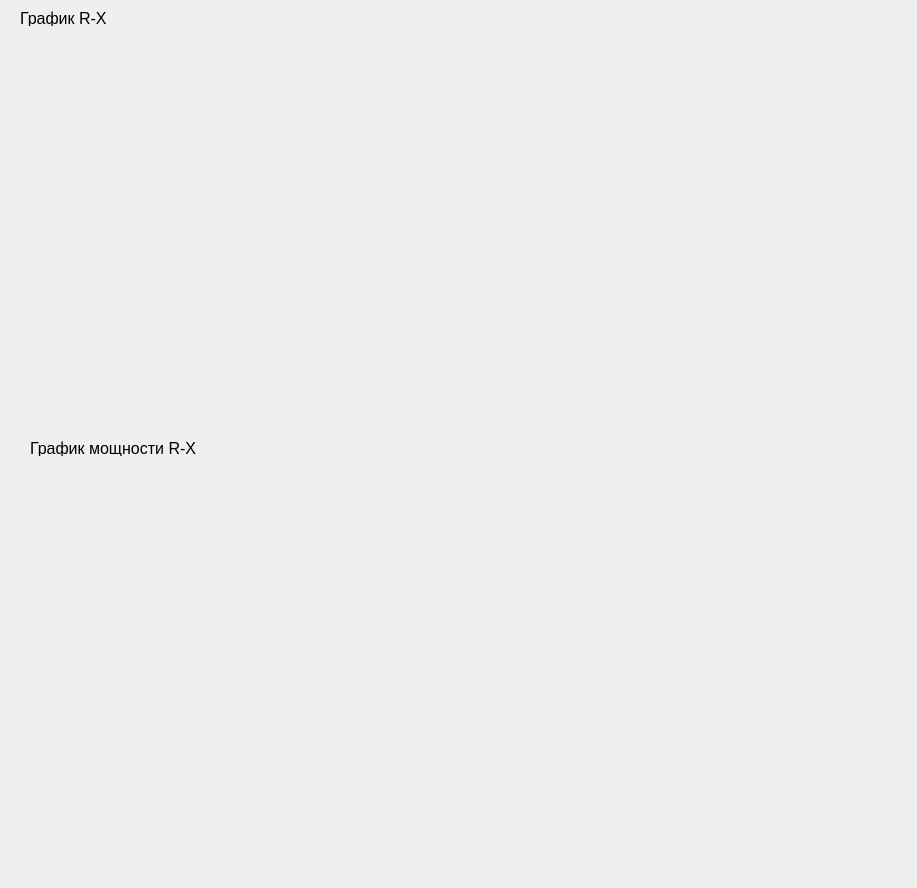
<?xml version="1.0" encoding="UTF-8"?>
<ui version="4.0">
 <class>Form</class>
 <widget class="QWidget" name="Form">
  <property name="geometry">
   <rect>
    <x>0</x>
    <y>0</y>
    <width>917</width>
    <height>888</height>
   </rect>
  </property>
  <property name="windowTitle">
   <string>Form</string>
  </property>
  <widget class="PlotWidget" name="plotWidgetRX" native="true">
   <property name="geometry">
    <rect>
     <x>20</x>
     <y>40</y>
     <width>881</width>
     <height>391</height>
    </rect>
   </property>
   <property name="font">
    <font>
     <family>Arial</family>
     <pointsize>8</pointsize>
     <weight>50</weight>
     <bold>false</bold>
    </font>
   </property>
  </widget>
  <widget class="QLabel" name="label_14">
   <property name="geometry">
    <rect>
     <x>20</x>
     <y>10</y>
     <width>111</width>
     <height>16</height>
    </rect>
   </property>
   <property name="font">
    <font>
     <family>Arial</family>
     <pointsize>12</pointsize>
     <weight>50</weight>
     <bold>false</bold>
    </font>
   </property>
   <property name="text">
    <string>График R-X</string>
   </property>
  </widget>
  <widget class="QLabel" name="label_15">
   <property name="geometry">
    <rect>
     <x>30</x>
     <y>440</y>
     <width>171</width>
     <height>16</height>
    </rect>
   </property>
   <property name="font">
    <font>
     <family>Arial</family>
     <pointsize>12</pointsize>
     <weight>50</weight>
     <bold>false</bold>
    </font>
   </property>
   <property name="text">
    <string>График мощности R-X</string>
   </property>
  </widget>
  <widget class="PlotWidget" name="plotWidgetPowRX" native="true">
   <property name="geometry">
    <rect>
     <x>20</x>
     <y>460</y>
     <width>881</width>
     <height>391</height>
    </rect>
   </property>
   <property name="font">
    <font>
     <family>Arial</family>
     <pointsize>8</pointsize>
     <weight>50</weight>
     <bold>false</bold>
    </font>
   </property>
  </widget>
 </widget>
 <customwidgets>
  <customwidget>
   <class>PlotWidget</class>
   <extends>QWidget</extends>
   <header>pyqtgraph</header>
   <container>1</container>
  </customwidget>
 </customwidgets>
 <resources/>
 <connections/>
</ui>
